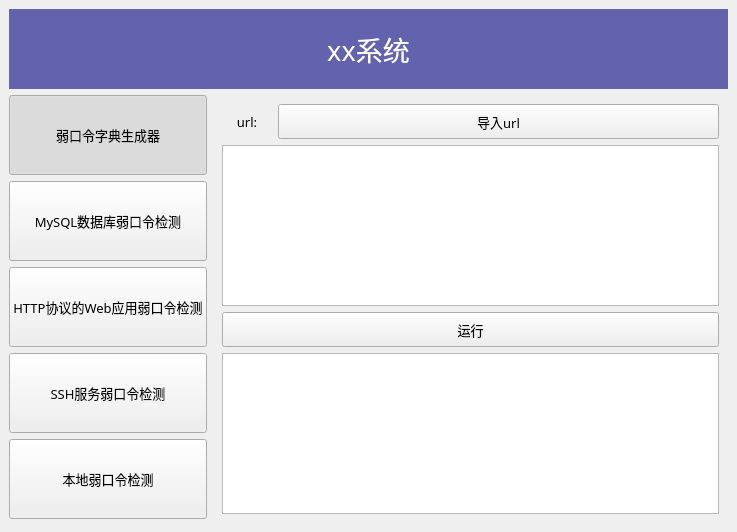
<?xml version="1.0" encoding="UTF-8"?>
<ui version="4.0">
 <class>MainWindow</class>
 <widget class="QMainWindow" name="MainWindow">
  <property name="geometry">
   <rect>
    <x>0</x>
    <y>0</y>
    <width>737</width>
    <height>532</height>
   </rect>
  </property>
  <property name="windowTitle">
   <string>检测系统</string>
  </property>
  <widget class="QWidget" name="centralwidget">
   <layout class="QVBoxLayout" name="verticalLayout_2">
    <item>
     <widget class="QLabel" name="label">
      <property name="minimumSize">
       <size>
        <width>0</width>
        <height>80</height>
       </size>
      </property>
      <property name="font">
       <font>
        <family>微软雅黑</family>
        <pointsize>20</pointsize>
       </font>
      </property>
      <property name="styleSheet">
       <string notr="true">background-color: rgb(0, 0, 127,150);
color:white</string>
      </property>
      <property name="text">
       <string>xx系统</string>
      </property>
      <property name="alignment">
       <set>Qt::AlignCenter</set>
      </property>
     </widget>
    </item>
    <item>
     <layout class="QHBoxLayout" name="horizontalLayout">
      <item>
       <layout class="QVBoxLayout" name="verticalLayout">
        <item>
         <widget class="QPushButton" name="pushButton">
          <property name="minimumSize">
           <size>
            <width>0</width>
            <height>80</height>
           </size>
          </property>
          <property name="font">
           <font>
            <family>微软雅黑</family>
            <pointsize>10</pointsize>
           </font>
          </property>
          <property name="text">
           <string>弱口令字典生成器</string>
          </property>
          <property name="checkable">
           <bool>true</bool>
          </property>
          <property name="checked">
           <bool>true</bool>
          </property>
          <attribute name="buttonGroup">
           <string notr="true">buttonGroup</string>
          </attribute>
         </widget>
        </item>
        <item>
         <widget class="QPushButton" name="pushButton_2">
          <property name="minimumSize">
           <size>
            <width>0</width>
            <height>80</height>
           </size>
          </property>
          <property name="font">
           <font>
            <family>微软雅黑</family>
            <pointsize>10</pointsize>
           </font>
          </property>
          <property name="text">
           <string>MySQL数据库弱口令检测</string>
          </property>
          <property name="checkable">
           <bool>true</bool>
          </property>
          <attribute name="buttonGroup">
           <string notr="true">buttonGroup</string>
          </attribute>
         </widget>
        </item>
        <item>
         <widget class="QPushButton" name="pushButton_3">
          <property name="minimumSize">
           <size>
            <width>0</width>
            <height>80</height>
           </size>
          </property>
          <property name="font">
           <font>
            <family>微软雅黑</family>
            <pointsize>10</pointsize>
           </font>
          </property>
          <property name="text">
           <string>HTTP协议的Web应用弱口令检测</string>
          </property>
          <property name="checkable">
           <bool>true</bool>
          </property>
          <attribute name="buttonGroup">
           <string notr="true">buttonGroup</string>
          </attribute>
         </widget>
        </item>
        <item>
         <widget class="QPushButton" name="pushButton_4">
          <property name="minimumSize">
           <size>
            <width>0</width>
            <height>80</height>
           </size>
          </property>
          <property name="font">
           <font>
            <family>微软雅黑</family>
            <pointsize>10</pointsize>
           </font>
          </property>
          <property name="text">
           <string>SSH服务弱口令检测</string>
          </property>
          <property name="checkable">
           <bool>true</bool>
          </property>
          <attribute name="buttonGroup">
           <string notr="true">buttonGroup</string>
          </attribute>
         </widget>
        </item>
        <item>
         <widget class="QPushButton" name="pushButton_5">
          <property name="minimumSize">
           <size>
            <width>0</width>
            <height>80</height>
           </size>
          </property>
          <property name="font">
           <font>
            <family>微软雅黑</family>
            <pointsize>10</pointsize>
           </font>
          </property>
          <property name="text">
           <string>本地弱口令检测</string>
          </property>
          <property name="checkable">
           <bool>true</bool>
          </property>
          <attribute name="buttonGroup">
           <string notr="true">buttonGroup</string>
          </attribute>
         </widget>
        </item>
       </layout>
      </item>
      <item>
       <widget class="QStackedWidget" name="stackedWidget">
        <property name="currentIndex">
         <number>2</number>
        </property>
        <widget class="QWidget" name="page">
         <layout class="QVBoxLayout" name="verticalLayout_5">
          <item>
           <layout class="QHBoxLayout" name="horizontalLayout_12">
            <item>
             <layout class="QVBoxLayout" name="verticalLayout_3">
              <property name="spacing">
               <number>20</number>
              </property>
              <item>
               <layout class="QHBoxLayout" name="horizontalLayout_2">
                <item>
                 <widget class="QLabel" name="label_2">
                  <property name="sizePolicy">
                   <sizepolicy hsizetype="Fixed" vsizetype="Preferred">
                    <horstretch>0</horstretch>
                    <verstretch>0</verstretch>
                   </sizepolicy>
                  </property>
                  <property name="minimumSize">
                   <size>
                    <width>120</width>
                    <height>0</height>
                   </size>
                  </property>
                  <property name="font">
                   <font>
                    <family>微软雅黑</family>
                    <pointsize>10</pointsize>
                   </font>
                  </property>
                  <property name="text">
                   <string>账户名:</string>
                  </property>
                  <property name="alignment">
                   <set>Qt::AlignCenter</set>
                  </property>
                 </widget>
                </item>
                <item>
                 <widget class="QLineEdit" name="lineEdit">
                  <property name="minimumSize">
                   <size>
                    <width>0</width>
                    <height>35</height>
                   </size>
                  </property>
                  <property name="font">
                   <font>
                    <family>微软雅黑</family>
                    <pointsize>10</pointsize>
                   </font>
                  </property>
                 </widget>
                </item>
               </layout>
              </item>
              <item>
               <layout class="QHBoxLayout" name="horizontalLayout_3">
                <item>
                 <widget class="QLabel" name="label_3">
                  <property name="sizePolicy">
                   <sizepolicy hsizetype="Fixed" vsizetype="Preferred">
                    <horstretch>0</horstretch>
                    <verstretch>0</verstretch>
                   </sizepolicy>
                  </property>
                  <property name="minimumSize">
                   <size>
                    <width>120</width>
                    <height>0</height>
                   </size>
                  </property>
                  <property name="font">
                   <font>
                    <family>微软雅黑</family>
                    <pointsize>10</pointsize>
                   </font>
                  </property>
                  <property name="text">
                   <string>姓名拼音:</string>
                  </property>
                  <property name="alignment">
                   <set>Qt::AlignCenter</set>
                  </property>
                 </widget>
                </item>
                <item>
                 <widget class="QLineEdit" name="lineEdit_2">
                  <property name="minimumSize">
                   <size>
                    <width>0</width>
                    <height>35</height>
                   </size>
                  </property>
                  <property name="font">
                   <font>
                    <family>微软雅黑</family>
                    <pointsize>10</pointsize>
                   </font>
                  </property>
                 </widget>
                </item>
               </layout>
              </item>
              <item>
               <layout class="QHBoxLayout" name="horizontalLayout_4">
                <item>
                 <widget class="QLabel" name="label_4">
                  <property name="sizePolicy">
                   <sizepolicy hsizetype="Fixed" vsizetype="Preferred">
                    <horstretch>0</horstretch>
                    <verstretch>0</verstretch>
                   </sizepolicy>
                  </property>
                  <property name="minimumSize">
                   <size>
                    <width>120</width>
                    <height>0</height>
                   </size>
                  </property>
                  <property name="font">
                   <font>
                    <family>微软雅黑</family>
                    <pointsize>10</pointsize>
                   </font>
                  </property>
                  <property name="text">
                   <string>姓名拼音缩写:</string>
                  </property>
                  <property name="alignment">
                   <set>Qt::AlignCenter</set>
                  </property>
                 </widget>
                </item>
                <item>
                 <widget class="QLineEdit" name="lineEdit_3">
                  <property name="minimumSize">
                   <size>
                    <width>0</width>
                    <height>35</height>
                   </size>
                  </property>
                  <property name="font">
                   <font>
                    <family>微软雅黑</family>
                    <pointsize>10</pointsize>
                   </font>
                  </property>
                 </widget>
                </item>
               </layout>
              </item>
              <item>
               <layout class="QHBoxLayout" name="horizontalLayout_5">
                <item>
                 <widget class="QLabel" name="label_5">
                  <property name="sizePolicy">
                   <sizepolicy hsizetype="Fixed" vsizetype="Preferred">
                    <horstretch>0</horstretch>
                    <verstretch>0</verstretch>
                   </sizepolicy>
                  </property>
                  <property name="minimumSize">
                   <size>
                    <width>120</width>
                    <height>0</height>
                   </size>
                  </property>
                  <property name="font">
                   <font>
                    <family>微软雅黑</family>
                    <pointsize>10</pointsize>
                   </font>
                  </property>
                  <property name="text">
                   <string>公司拼音:</string>
                  </property>
                  <property name="alignment">
                   <set>Qt::AlignCenter</set>
                  </property>
                 </widget>
                </item>
                <item>
                 <widget class="QLineEdit" name="lineEdit_4">
                  <property name="minimumSize">
                   <size>
                    <width>0</width>
                    <height>35</height>
                   </size>
                  </property>
                  <property name="font">
                   <font>
                    <family>微软雅黑</family>
                    <pointsize>10</pointsize>
                   </font>
                  </property>
                 </widget>
                </item>
               </layout>
              </item>
              <item>
               <layout class="QHBoxLayout" name="horizontalLayout_6">
                <item>
                 <widget class="QLabel" name="label_6">
                  <property name="sizePolicy">
                   <sizepolicy hsizetype="Fixed" vsizetype="Preferred">
                    <horstretch>0</horstretch>
                    <verstretch>0</verstretch>
                   </sizepolicy>
                  </property>
                  <property name="minimumSize">
                   <size>
                    <width>120</width>
                    <height>0</height>
                   </size>
                  </property>
                  <property name="font">
                   <font>
                    <family>微软雅黑</family>
                    <pointsize>10</pointsize>
                   </font>
                  </property>
                  <property name="text">
                   <string>亲密关系姓名拼音:</string>
                  </property>
                  <property name="alignment">
                   <set>Qt::AlignCenter</set>
                  </property>
                 </widget>
                </item>
                <item>
                 <widget class="QLineEdit" name="lineEdit_5">
                  <property name="minimumSize">
                   <size>
                    <width>0</width>
                    <height>35</height>
                   </size>
                  </property>
                  <property name="font">
                   <font>
                    <family>微软雅黑</family>
                    <pointsize>10</pointsize>
                   </font>
                  </property>
                 </widget>
                </item>
               </layout>
              </item>
             </layout>
            </item>
            <item>
             <widget class="Line" name="line">
              <property name="orientation">
               <enum>Qt::Vertical</enum>
              </property>
             </widget>
            </item>
            <item>
             <layout class="QVBoxLayout" name="verticalLayout_4">
              <property name="spacing">
               <number>20</number>
              </property>
              <item>
               <layout class="QHBoxLayout" name="horizontalLayout_7">
                <item>
                 <widget class="QLabel" name="label_7">
                  <property name="sizePolicy">
                   <sizepolicy hsizetype="Fixed" vsizetype="Preferred">
                    <horstretch>0</horstretch>
                    <verstretch>0</verstretch>
                   </sizepolicy>
                  </property>
                  <property name="minimumSize">
                   <size>
                    <width>120</width>
                    <height>0</height>
                   </size>
                  </property>
                  <property name="font">
                   <font>
                    <family>微软雅黑</family>
                    <pointsize>10</pointsize>
                   </font>
                  </property>
                  <property name="text">
                   <string>其他拼音:</string>
                  </property>
                  <property name="alignment">
                   <set>Qt::AlignCenter</set>
                  </property>
                 </widget>
                </item>
                <item>
                 <widget class="QLineEdit" name="lineEdit_6">
                  <property name="minimumSize">
                   <size>
                    <width>0</width>
                    <height>35</height>
                   </size>
                  </property>
                  <property name="font">
                   <font>
                    <family>微软雅黑</family>
                    <pointsize>10</pointsize>
                   </font>
                  </property>
                 </widget>
                </item>
               </layout>
              </item>
              <item>
               <layout class="QHBoxLayout" name="horizontalLayout_8">
                <item>
                 <widget class="QLabel" name="label_8">
                  <property name="sizePolicy">
                   <sizepolicy hsizetype="Fixed" vsizetype="Preferred">
                    <horstretch>0</horstretch>
                    <verstretch>0</verstretch>
                   </sizepolicy>
                  </property>
                  <property name="minimumSize">
                   <size>
                    <width>120</width>
                    <height>0</height>
                   </size>
                  </property>
                  <property name="font">
                   <font>
                    <family>微软雅黑</family>
                    <pointsize>10</pointsize>
                   </font>
                  </property>
                  <property name="text">
                   <string>生日6位:</string>
                  </property>
                  <property name="alignment">
                   <set>Qt::AlignCenter</set>
                  </property>
                 </widget>
                </item>
                <item>
                 <widget class="QLineEdit" name="lineEdit_7">
                  <property name="minimumSize">
                   <size>
                    <width>0</width>
                    <height>35</height>
                   </size>
                  </property>
                  <property name="font">
                   <font>
                    <family>微软雅黑</family>
                    <pointsize>10</pointsize>
                   </font>
                  </property>
                 </widget>
                </item>
               </layout>
              </item>
              <item>
               <layout class="QHBoxLayout" name="horizontalLayout_10">
                <item>
                 <widget class="QLabel" name="label_10">
                  <property name="sizePolicy">
                   <sizepolicy hsizetype="Fixed" vsizetype="Preferred">
                    <horstretch>0</horstretch>
                    <verstretch>0</verstretch>
                   </sizepolicy>
                  </property>
                  <property name="minimumSize">
                   <size>
                    <width>120</width>
                    <height>0</height>
                   </size>
                  </property>
                  <property name="font">
                   <font>
                    <family>微软雅黑</family>
                    <pointsize>10</pointsize>
                   </font>
                  </property>
                  <property name="text">
                   <string>亲密关系生日6位:</string>
                  </property>
                  <property name="alignment">
                   <set>Qt::AlignCenter</set>
                  </property>
                 </widget>
                </item>
                <item>
                 <widget class="QLineEdit" name="lineEdit_9">
                  <property name="minimumSize">
                   <size>
                    <width>0</width>
                    <height>35</height>
                   </size>
                  </property>
                  <property name="font">
                   <font>
                    <family>微软雅黑</family>
                    <pointsize>10</pointsize>
                   </font>
                  </property>
                 </widget>
                </item>
               </layout>
              </item>
              <item>
               <layout class="QHBoxLayout" name="horizontalLayout_9">
                <item>
                 <widget class="QLabel" name="label_9">
                  <property name="sizePolicy">
                   <sizepolicy hsizetype="Fixed" vsizetype="Preferred">
                    <horstretch>0</horstretch>
                    <verstretch>0</verstretch>
                   </sizepolicy>
                  </property>
                  <property name="minimumSize">
                   <size>
                    <width>120</width>
                    <height>0</height>
                   </size>
                  </property>
                  <property name="font">
                   <font>
                    <family>微软雅黑</family>
                    <pointsize>10</pointsize>
                   </font>
                  </property>
                  <property name="text">
                   <string>手机号:</string>
                  </property>
                  <property name="alignment">
                   <set>Qt::AlignCenter</set>
                  </property>
                 </widget>
                </item>
                <item>
                 <widget class="QLineEdit" name="lineEdit_8">
                  <property name="minimumSize">
                   <size>
                    <width>0</width>
                    <height>35</height>
                   </size>
                  </property>
                  <property name="font">
                   <font>
                    <family>微软雅黑</family>
                    <pointsize>10</pointsize>
                   </font>
                  </property>
                 </widget>
                </item>
               </layout>
              </item>
              <item>
               <layout class="QHBoxLayout" name="horizontalLayout_11">
                <item>
                 <widget class="QLabel" name="label_11">
                  <property name="sizePolicy">
                   <sizepolicy hsizetype="Fixed" vsizetype="Preferred">
                    <horstretch>0</horstretch>
                    <verstretch>0</verstretch>
                   </sizepolicy>
                  </property>
                  <property name="minimumSize">
                   <size>
                    <width>120</width>
                    <height>0</height>
                   </size>
                  </property>
                  <property name="font">
                   <font>
                    <family>微软雅黑</family>
                    <pointsize>10</pointsize>
                   </font>
                  </property>
                  <property name="text">
                   <string>亲密关系手机号:</string>
                  </property>
                  <property name="alignment">
                   <set>Qt::AlignCenter</set>
                  </property>
                 </widget>
                </item>
                <item>
                 <widget class="QLineEdit" name="lineEdit_10">
                  <property name="minimumSize">
                   <size>
                    <width>0</width>
                    <height>35</height>
                   </size>
                  </property>
                  <property name="font">
                   <font>
                    <family>微软雅黑</family>
                    <pointsize>10</pointsize>
                   </font>
                  </property>
                 </widget>
                </item>
               </layout>
              </item>
             </layout>
            </item>
           </layout>
          </item>
          <item>
           <widget class="QPushButton" name="pushButton_6">
            <property name="font">
             <font>
              <family>微软雅黑</family>
              <pointsize>10</pointsize>
             </font>
            </property>
            <property name="text">
             <string>生成</string>
            </property>
           </widget>
          </item>
         </layout>
        </widget>
        <widget class="QWidget" name="page_2">
         <layout class="QVBoxLayout" name="verticalLayout_6">
          <item>
           <spacer name="verticalSpacer_2">
            <property name="orientation">
             <enum>Qt::Vertical</enum>
            </property>
            <property name="sizeHint" stdset="0">
             <size>
              <width>20</width>
              <height>122</height>
             </size>
            </property>
           </spacer>
          </item>
          <item>
           <widget class="QPushButton" name="pushButton_7">
            <property name="minimumSize">
             <size>
              <width>0</width>
              <height>40</height>
             </size>
            </property>
            <property name="font">
             <font>
              <family>微软雅黑</family>
              <pointsize>10</pointsize>
             </font>
            </property>
            <property name="text">
             <string>开始检测</string>
            </property>
           </widget>
          </item>
          <item>
           <widget class="QTextEdit" name="textEdit">
            <property name="sizePolicy">
             <sizepolicy hsizetype="Expanding" vsizetype="Fixed">
              <horstretch>0</horstretch>
              <verstretch>0</verstretch>
             </sizepolicy>
            </property>
            <property name="maximumSize">
             <size>
              <width>16777215</width>
              <height>100</height>
             </size>
            </property>
            <property name="font">
             <font>
              <family>微软雅黑</family>
              <pointsize>10</pointsize>
             </font>
            </property>
           </widget>
          </item>
          <item>
           <spacer name="verticalSpacer">
            <property name="orientation">
             <enum>Qt::Vertical</enum>
            </property>
            <property name="sizeHint" stdset="0">
             <size>
              <width>20</width>
              <height>122</height>
             </size>
            </property>
           </spacer>
          </item>
         </layout>
        </widget>
        <widget class="QWidget" name="page_3">
         <layout class="QVBoxLayout" name="verticalLayout_7">
          <item>
           <layout class="QHBoxLayout" name="horizontalLayout_13">
            <item>
             <widget class="QLabel" name="label_12">
              <property name="sizePolicy">
               <sizepolicy hsizetype="Fixed" vsizetype="Preferred">
                <horstretch>0</horstretch>
                <verstretch>0</verstretch>
               </sizepolicy>
              </property>
              <property name="minimumSize">
               <size>
                <width>50</width>
                <height>0</height>
               </size>
              </property>
              <property name="font">
               <font>
                <family>微软雅黑</family>
                <pointsize>10</pointsize>
               </font>
              </property>
              <property name="text">
               <string>url:</string>
              </property>
              <property name="alignment">
               <set>Qt::AlignCenter</set>
              </property>
             </widget>
            </item>
            <item>
             <widget class="QPushButton" name="pushButton_8">
              <property name="minimumSize">
               <size>
                <width>0</width>
                <height>35</height>
               </size>
              </property>
              <property name="font">
               <font>
                <family>微软雅黑</family>
                <pointsize>10</pointsize>
               </font>
              </property>
              <property name="text">
               <string>导入url</string>
              </property>
             </widget>
            </item>
           </layout>
          </item>
          <item>
           <widget class="QTextEdit" name="textEdit_4"/>
          </item>
          <item>
           <widget class="QPushButton" name="pushButton_9">
            <property name="minimumSize">
             <size>
              <width>0</width>
              <height>35</height>
             </size>
            </property>
            <property name="font">
             <font>
              <family>微软雅黑</family>
              <pointsize>10</pointsize>
             </font>
            </property>
            <property name="text">
             <string>运行</string>
            </property>
           </widget>
          </item>
          <item>
           <widget class="QTextEdit" name="textEdit_5"/>
          </item>
         </layout>
        </widget>
        <widget class="QWidget" name="page_4">
         <layout class="QVBoxLayout" name="verticalLayout_8">
          <item>
           <spacer name="verticalSpacer_4">
            <property name="orientation">
             <enum>Qt::Vertical</enum>
            </property>
            <property name="sizeHint" stdset="0">
             <size>
              <width>20</width>
              <height>124</height>
             </size>
            </property>
           </spacer>
          </item>
          <item>
           <layout class="QHBoxLayout" name="horizontalLayout_14">
            <item>
             <widget class="QLabel" name="label_13">
              <property name="sizePolicy">
               <sizepolicy hsizetype="Minimum" vsizetype="Preferred">
                <horstretch>0</horstretch>
                <verstretch>0</verstretch>
               </sizepolicy>
              </property>
              <property name="minimumSize">
               <size>
                <width>50</width>
                <height>0</height>
               </size>
              </property>
              <property name="font">
               <font>
                <family>微软雅黑</family>
                <pointsize>10</pointsize>
               </font>
              </property>
              <property name="text">
               <string>Ip:</string>
              </property>
              <property name="alignment">
               <set>Qt::AlignCenter</set>
              </property>
             </widget>
            </item>
            <item>
             <widget class="QLineEdit" name="lineEdit_12">
              <property name="minimumSize">
               <size>
                <width>0</width>
                <height>35</height>
               </size>
              </property>
              <property name="font">
               <font>
                <family>微软雅黑</family>
                <pointsize>10</pointsize>
               </font>
              </property>
             </widget>
            </item>
            <item>
             <widget class="QPushButton" name="pushButton_10">
              <property name="minimumSize">
               <size>
                <width>0</width>
                <height>35</height>
               </size>
              </property>
              <property name="font">
               <font>
                <family>微软雅黑</family>
                <pointsize>10</pointsize>
               </font>
              </property>
              <property name="text">
               <string>检测</string>
              </property>
             </widget>
            </item>
           </layout>
          </item>
          <item>
           <widget class="QTextEdit" name="textEdit_2">
            <property name="sizePolicy">
             <sizepolicy hsizetype="Expanding" vsizetype="Fixed">
              <horstretch>0</horstretch>
              <verstretch>0</verstretch>
             </sizepolicy>
            </property>
            <property name="maximumSize">
             <size>
              <width>16777215</width>
              <height>100</height>
             </size>
            </property>
            <property name="font">
             <font>
              <family>微软雅黑</family>
              <pointsize>10</pointsize>
             </font>
            </property>
           </widget>
          </item>
          <item>
           <spacer name="verticalSpacer_3">
            <property name="orientation">
             <enum>Qt::Vertical</enum>
            </property>
            <property name="sizeHint" stdset="0">
             <size>
              <width>20</width>
              <height>123</height>
             </size>
            </property>
           </spacer>
          </item>
         </layout>
        </widget>
        <widget class="QWidget" name="page_5">
         <layout class="QVBoxLayout" name="verticalLayout_9">
          <item>
           <spacer name="verticalSpacer_5">
            <property name="orientation">
             <enum>Qt::Vertical</enum>
            </property>
            <property name="sizeHint" stdset="0">
             <size>
              <width>20</width>
              <height>124</height>
             </size>
            </property>
           </spacer>
          </item>
          <item>
           <layout class="QHBoxLayout" name="horizontalLayout_15">
            <item>
             <widget class="QLabel" name="label_14">
              <property name="sizePolicy">
               <sizepolicy hsizetype="Minimum" vsizetype="Preferred">
                <horstretch>0</horstretch>
                <verstretch>0</verstretch>
               </sizepolicy>
              </property>
              <property name="minimumSize">
               <size>
                <width>50</width>
                <height>0</height>
               </size>
              </property>
              <property name="font">
               <font>
                <family>微软雅黑</family>
                <pointsize>10</pointsize>
               </font>
              </property>
              <property name="text">
               <string>口令:</string>
              </property>
              <property name="alignment">
               <set>Qt::AlignCenter</set>
              </property>
             </widget>
            </item>
            <item>
             <widget class="QLineEdit" name="lineEdit_13">
              <property name="minimumSize">
               <size>
                <width>0</width>
                <height>35</height>
               </size>
              </property>
              <property name="font">
               <font>
                <family>微软雅黑</family>
                <pointsize>10</pointsize>
               </font>
              </property>
              <property name="placeholderText">
               <string>请输入口令</string>
              </property>
             </widget>
            </item>
            <item>
             <widget class="QPushButton" name="pushButton_11">
              <property name="minimumSize">
               <size>
                <width>0</width>
                <height>35</height>
               </size>
              </property>
              <property name="font">
               <font>
                <family>微软雅黑</family>
                <pointsize>10</pointsize>
               </font>
              </property>
              <property name="text">
               <string>完成</string>
              </property>
             </widget>
            </item>
           </layout>
          </item>
          <item>
           <widget class="QTextEdit" name="textEdit_3">
            <property name="sizePolicy">
             <sizepolicy hsizetype="Expanding" vsizetype="Fixed">
              <horstretch>0</horstretch>
              <verstretch>0</verstretch>
             </sizepolicy>
            </property>
            <property name="maximumSize">
             <size>
              <width>16777215</width>
              <height>100</height>
             </size>
            </property>
            <property name="font">
             <font>
              <family>微软雅黑</family>
              <pointsize>10</pointsize>
             </font>
            </property>
           </widget>
          </item>
          <item>
           <spacer name="verticalSpacer_6">
            <property name="orientation">
             <enum>Qt::Vertical</enum>
            </property>
            <property name="sizeHint" stdset="0">
             <size>
              <width>20</width>
              <height>123</height>
             </size>
            </property>
           </spacer>
          </item>
         </layout>
        </widget>
       </widget>
      </item>
     </layout>
    </item>
   </layout>
  </widget>
 </widget>
 <resources/>
 <connections/>
 <buttongroups>
  <buttongroup name="buttonGroup"/>
 </buttongroups>
</ui>
